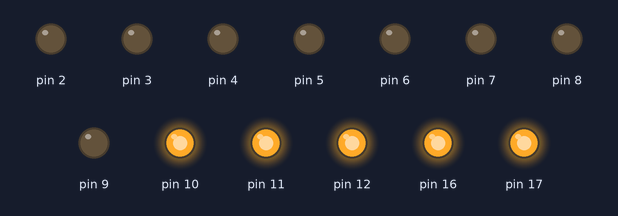
Recording of a sketch running on a simulated Arduino Uno, built with avr-gcc and run on an emulated ATmega328P. On the bench: output pins drawn as LEDs (lit = HIGH).

Above: at 0.5 s.
At 3.5 s:
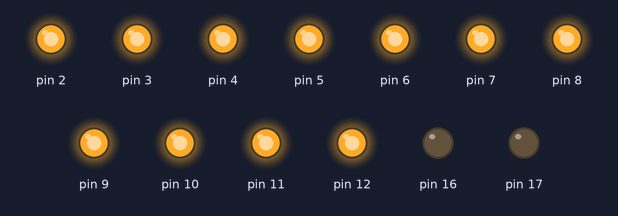
Timing chart, 0 to 4.6 s (numbered marks = the images above):
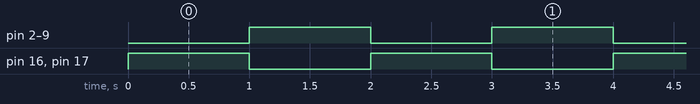

The sketch:

test_leds.ino
```cpp
// the setup function runs once when you press reset or power the board
void setup() {
  // Eyes
  pinMode(16, OUTPUT);
  pinMode(17, OUTPUT);

  // 7 Segment display
  pinMode(10, OUTPUT);
  pinMode(11, OUTPUT);
  pinMode(12, OUTPUT);

  digitalWrite(10, HIGH);
  digitalWrite(11, HIGH);
  digitalWrite(12, HIGH);

  pinMode(2, OUTPUT);
  pinMode(3, OUTPUT);
  pinMode(4, OUTPUT);
  pinMode(5, OUTPUT);
  pinMode(6, OUTPUT);
  pinMode(7, OUTPUT);
  pinMode(8, OUTPUT);
  pinMode(9, OUTPUT);
}

// the loop function runs over and over again forever
void loop() {
  digitalWrite(16, HIGH);  // turn the LED on (HIGH is the voltage level)
  digitalWrite(17, HIGH);
  digitalWrite(12, HIGH);
  digitalWrite(2, LOW);
  digitalWrite(3, LOW);
  digitalWrite(4, LOW);
  digitalWrite(5, LOW);
  digitalWrite(6, LOW);
  digitalWrite(7, LOW);
  digitalWrite(8, LOW);
  digitalWrite(9, LOW);
  delay(1000);                      // wait for a second
  digitalWrite(16, LOW);   // turn the LED off by making the voltage LOW
  digitalWrite(17, LOW);
  digitalWrite(2, HIGH);
  digitalWrite(3, HIGH);
  digitalWrite(4, HIGH);
  digitalWrite(5, HIGH);
  digitalWrite(6, HIGH);
  digitalWrite(7, HIGH);
  digitalWrite(8, HIGH);
  digitalWrite(9, HIGH);
  delay(1000);                      // wait for a second
}
```

Measured:
- by itself, pin 2–9, pin 16, pin 17: alternates HIGH for 1.0 s and LOW for 1.0 s
